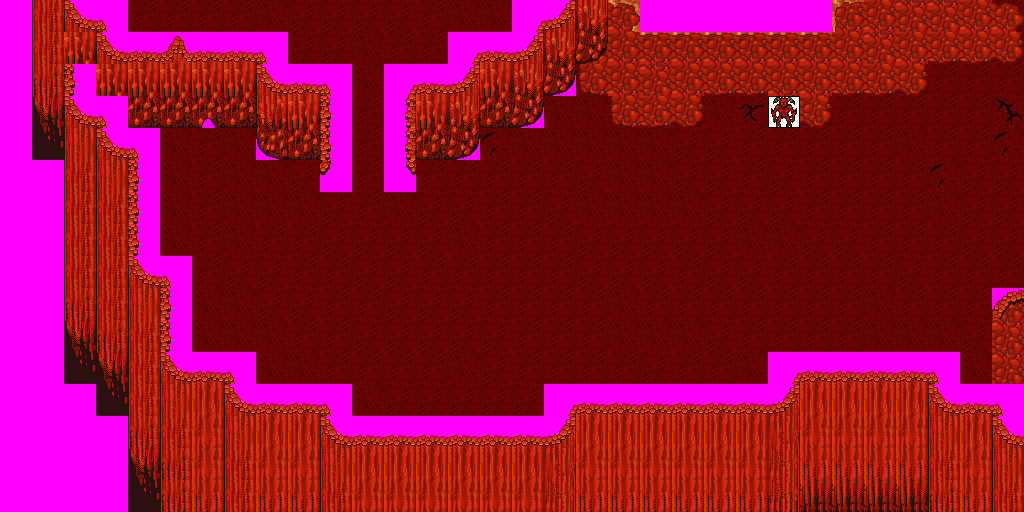

The image is a tile-based game level rendered from a .tmx file. Its description and source (layers, tilesets, objects; grid data summarised) follow:
An orthogonal 32x16 tile map with 32x32 px tiles, 7 tile layers (Ground, Objects, Above, Walkable, ...), 8 tilesets and 8 objects (4x newmap, from_west_0, from_south_0, from_south_1, from_south_2).

<map version="1.0" orientation="orthogonal" width="32" height="16" tilewidth="32" tileheight="32">
 <tileset firstgid="1" name="logic_creature_demon" tilewidth="32" tileheight="32">
  <image source="../drawable/logic_creature_demon.png" width="224" height="32" />
 </tileset>
 <tileset firstgid="8" name="ground_fire_lava" tilewidth="32" tileheight="32">
  <image source="../drawable/ground_fire_lava.png" width="96" height="288" />
 </tileset>
 <tileset firstgid="35" name="sky_stars" tilewidth="32" tileheight="32">
  <image source="../drawable/sky_stars.png" width="96" height="64" />
 </tileset>
 <tileset firstgid="41" name="terrain_wall_stone_red" tilewidth="32" tileheight="32">
  <image source="../drawable/terrain_wall_stone_red.png" width="256" height="288" />
 </tileset>
 <tileset firstgid="113" name="ground_fire_flame_large" tilewidth="32" tileheight="32">
  <image source="../drawable/ground_fire_flame_large.png" width="128" height="64" />
 </tileset>
 <tileset firstgid="121" name="ground_sand_red" tilewidth="32" tileheight="32">
  <image source="../drawable/ground_sand_red.png" width="192" height="32" />
 </tileset>
 <tileset firstgid="127" name="terrain_ground_stone_red" tilewidth="32" tileheight="32">
  <image source="../drawable/terrain_ground_stone_red.png" width="192" height="96" />
 </tileset>
 <tileset firstgid="145" name="walkable_sentinel" tilewidth="32" tileheight="32">
  <image source="../drawable/walkable_sentinel.png" width="32" height="32" />
 </tileset>
 <layer name="Ground" width="32" height="16">
  <data>[512 cells, 510 non-empty, 14 distinct tile ids]</data>
 </layer>
 <layer name="Objects" width="32" height="16">
  <data>[512 cells, 6 non-empty, 4 distinct tile ids]</data>
 </layer>
 <layer name="Above" width="32" height="16">
  <data>[512 cells, 1 non-empty, 1 distinct tile ids]</data>
 </layer>
 <layer name="Walkable" width="32" height="16">
  <data>[512 cells, 245 non-empty, 1 distinct tile ids]</data>
 </layer>
 <layer name="Objects_stendhal" width="32" height="16">
  <data>[512 cells, 237 non-empty, 39 distinct tile ids]</data>
 </layer>
 <layer name="Above_stendhal" width="32" height="16">
  <data>[512 cells, 0 non-empty, 0 distinct tile ids]</data>
 </layer>
 <layer name="Objects_stendhal2" width="32" height="16">
  <data>[512 cells, 1 non-empty, 1 distinct tile ids]</data>
 </layer>
 <objectgroup name="Mapevents" width="32" height="16">
  <object name="exit_east_0" type="newmap" x="992" y="0" width="32" height="256">
   <properties>
    <property name="map" value="interiors_abstract_malleus_plain_x1_y2" />
    <property name="place" value="from_east_0" />
   </properties>
  </object>
  <object name="exit_north_0" type="newmap" x="128" y="0" width="96" height="32">
   <properties>
    <property name="map" value="interiors_abstract_malleus_plain_x0_y1" />
    <property name="place" value="from_north_0" />
   </properties>
  </object>
  <object name="exit_north_1" type="newmap" x="288" y="0" width="224" height="32">
   <properties>
    <property name="map" value="interiors_abstract_malleus_plain_x0_y1" />
    <property name="place" value="from_north_1" />
   </properties>
  </object>
  <object name="exit_north_2" type="newmap" x="864" y="0" width="160" height="32">
   <properties>
    <property name="map" value="interiors_abstract_malleus_plain_x0_y1" />
    <property name="place" value="from_north_2" />
   </properties>
  </object>
 </objectgroup>
 <objectgroup name="Spawn" width="32" height="16">
  <object name="from_west_0" x="992" y="128" width="32" height="32" />
  <object name="from_south_0" x="160" y="0" width="32" height="32" />
  <object name="from_south_1" x="384" y="0" width="32" height="32" />
  <object name="from_south_2" x="928" y="0" width="32" height="32" />
 </objectgroup>
 <objectgroup name="Keys" width="32" height="16" />
 <objectgroup name="Replace" width="32" height="16" />
</map>
